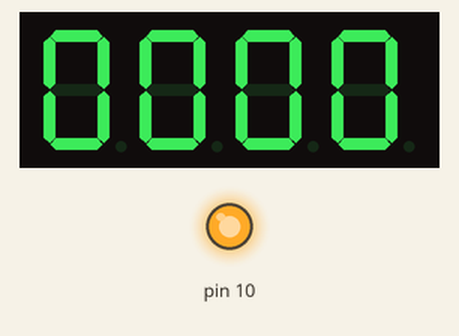
Recording of a sketch running on a simulated Arduino Uno, built with avr-gcc and run on an emulated ATmega328P. Parts: 4-digit seven-segment display, output pins drawn as LEDs (lit = HIGH). Wiring (inferred from the names in the program): MAX7219 LED driver: CS pin 7. Pins used as bus, display or sensor lines are not drawn.

Above: at 0.1 s.
At 4.1 s:
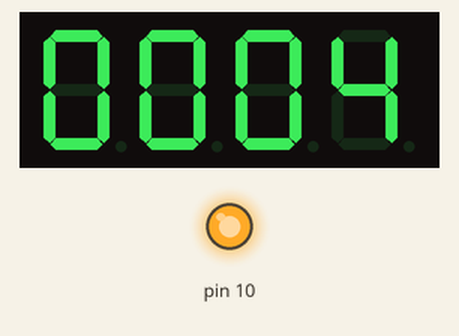
At 9.1 s:
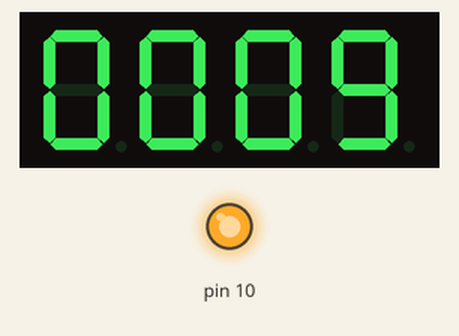
At 19.1 s:
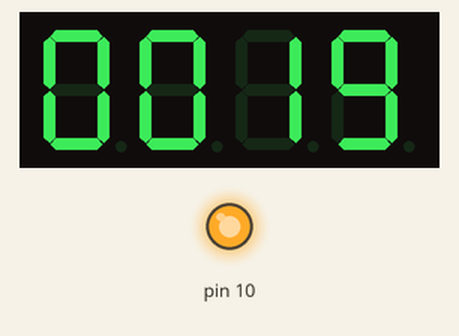
At 29.1 s:
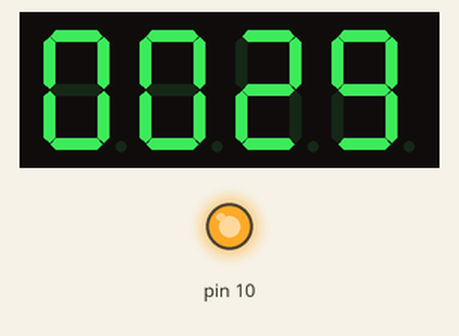
At 39.1 s:
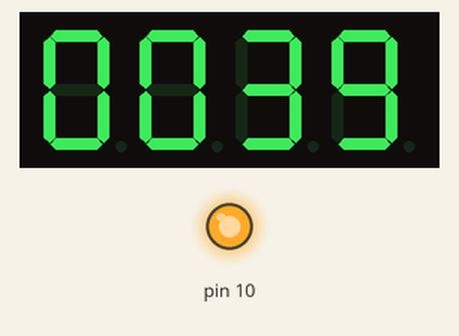

The sketch:

4-digit_clock_MAX7219.ino
```cpp
/*
  Pinovi:

  |  Arduino   |     MAX7219      |
  | ---------- | ---------------- |
  | MOSI (D11) | DIN (D1)         |
  | SCK (D13)  | CLK (D13)        |
  | I/O (D7)   | LOAD/CS (D12)    |

  by: Robert Dokša

 */
#include <SPI.h>
#define LOAD_PIN 7

void dataTransfer(uint8_t address, uint8_t value)
{
  digitalWrite(LOAD_PIN, LOW);      // LOAD -> LOW
  SPI.transfer(address);            // Posalji registru adresu
  SPI.transfer(value);              // Posalji value
  digitalWrite(LOAD_PIN, HIGH);     // LOAD -> HIGH
}

void setup()
{
  pinMode(LOAD_PIN, OUTPUT);     // LOAD -> OUTPUT
  SPI.setBitOrder(MSBFIRST);     // Most Significant Bit first
  SPI.begin();                   // Pokreni SPI
  Serial.begin(9600);            // Pokreni serial comms

  dataTransfer(0x0F, 0x00);
  dataTransfer(0x09, 0xFF);  // Mode B
  dataTransfer(0x0A, 0x00);  // Intenzitet -> 1/32 ciklusa rada
  dataTransfer(0x0B, 0x03);  // Omogući 4 znamenke
  dataTransfer(0x0C, 0x01);  // Uključi chip
}

void loop()
{
  dataTransfer(0x04, 0x00);                // Tisucica = 0 by default
  for(int L=0x01; L<=0x06; L++)
  {
    dataTransfer(0x03, 0x00);              // Stotica = 0 by default
    for(int k=0x01; k<=0x0A; k++)
    {
      dataTransfer(0x02, 0x00);            // Desetica = 0 by default
      for(int j=0x01; j<=0x06; j++)
      {
        for (int i=0x00; i<=0x09; i++)
        {
          dataTransfer(0x01, i);           // Seconds count (0-9)
          delay(1000);
        }
        dataTransfer(0x02, j);             // Desetica count (0-5)
      }
      dataTransfer(0x03, k);               // Stotica count (0-9)
    }
    dataTransfer(0x04, L);                 // Tisucica count (0-5)
  }
}
```

Measured:
- what the display in image 1 shows lasts 1.0 s, from 4.0 s to 5.0 s
